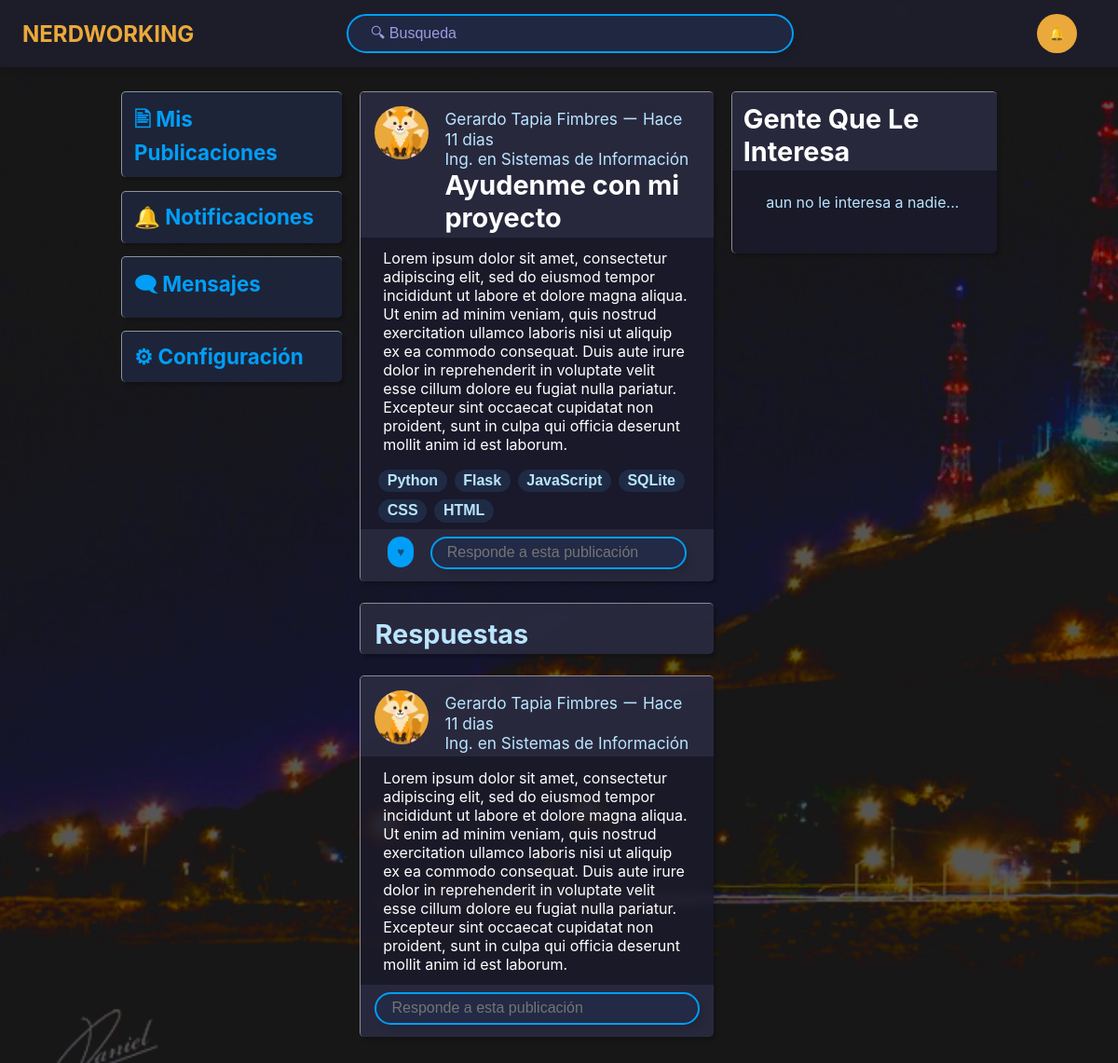
/post/1, run on the app's committed database.
### tables this page shows
CREATE TABLE usuario(
    matricula INTEGER UNIQUE NOT NULL,
    nombres TEXT NOT NULL, 
    apepaterno TEXT NOT NULL,
    apematerno TEXT DEFAULT '',
    semestre INTEGER DEFAULT 1,
    carrera TEXT NOT NULL CHECK(carrera IN ('Arquitectura', 'Ing. Agrónomo', 'Ing. Biomédica', 'Ing. Civil', 'Ing. en Ciencias Ambientales', 'Ing. en Energías Renovables', 'Ing. en Materiales', 'Ing. en Semiconductores', 'Ing. en Sistemas de Información', 'Ing. en Tecnología Electrónica', 'Ing. Industrial y de Sistemas', 'Ing. Mecatrónica', 'Ing. Metalúrgica', 'Ing. Minero', 'Ing. Químico', 'Lic. de Químico en Alimentos', 'Lic. en Administración', 'Lic. en Administración Pública', 'Lic. en Antropología', 'Lic. en Artes Escénicas', 'Lic. en Artes Plásticas', 'Lic. en Biología', 'Lic. en Ciencias de la Computación', 'Lic. en Ciencias de la Comunicación', 'Lic. en Ciencias Genómicas', 'Lic. en Ciencias Nutricionales', 'Lic. en Contaduría Pública', 'Lic. en Cultura Física y Deporte', 'Lic. en Derecho', 'Lic. en Diseño Gráfico', 'Lic. en Economía', 'Lic. en Educación', 'Lic. en Enfermería', 'Lic. en Enseñanza del Inglés', 'Lic. en Finanzas', 'Lic. en Física', 'Lic. en Física Médica', 'Lic. en Fisioterapia', 'Lic. en Geología', 'Lic. en Historia', 'Lic. en Lingüística', 'Lic. en Literaturas Hispánicas', 'Lic. en Logística', 'Lic. en Matemáticas', 'Lic. en Mercadotecnia', 'Lic. en Música', 'Lic. en Negocios y Comercio Internacionales', 'Lic. en Odontología', 'Lic. en Psicología', 'Lic. en Química', 'Lic. en Seguridad Pública', 'Lic. en Sociología', 'Lic. en Sustentabilidad', 'Lic. en Trabajo Social', 'Lic. en Turismo', 'Medicina', 'Médico Veterinario Zootecnista', 'Químico Biólogo Clínico')),
    correo TEXT AS (CONCAT('a', matricula, '@unison.mx')) STORED,
    psswrd TEXT NOT NULL,
    adminuser INTEGER CHECK(adminuser IN (0, 1)) DEFAULT 0
);

CREATE TABLE everyman(
    id INTEGER PRIMARY KEY,
    tipo TEXT CHECK(tipo IN ('Post', 'Anuncio', 'Perfil', 'Respuesta')) NOT NULL,
    titulo TEXT NOT NULL, 
    body TEXT NOT NULL,
    creator INTEGER DEFAULT NULL,
    imgfile TEXT DEFAULT NULL,
    edited INTEGER CHECK(edited IN (0, 1)) DEFAULT 0, 
    aceptable INTEGER CHECK(aceptable IN (0, 1)) DEFAULT 0,
    FOREIGN KEY (creator) REFERENCES usuario(matricula) ON DELETE CASCADE
);

CREATE TABLE tags(
    id INTEGER PRIMARY KEY,
    term TEXT NOT NULL,
    tsuku INTEGER NOT NULL,
    FOREIGN KEY (tsuku) REFERENCES everyman(id) ON DELETE CASCADE
);

### app.py (the view)
@app.route("/post/<int:id>")
def post(id):
    user, loggedin=get_user_login(session.get("matri", 0), session.get("password", ""))
    responded, responses = get_responses(id)
    post=get_post(id)
    return render_template("post.html", title=('NERDWORKING ー ' + post["titulo"]), user=user, loggedin=True, id=id, post=post, responded=responded, responses=responses, likes=get_likes(id))

### dbconn.py (called while the page is built)
def get_db():
    conn = sqlite3.connect("nerdworking.db")
    conn.row_factory = sqlite3.Row
    return conn

def get_post(id):
    return get_everyman("""
        SELECT p.id, p.titulo, p.body, p.creator, p.imgfile, CONCAT(u.nombres, ' ', u.apepaterno, ' ', u.apematerno), u.carrera, img.imgfile
        FROM everyman p
        LEFT JOIN usuario u ON u.matricula = p.creator
        JOIN everyman img ON img.creator = p.creator
        WHERE p.aceptable = 1 AND img.tipo = 'Perfil' AND p.tipo = 'Post' AND p.id = """ + str(id) + """;
    """, ["id", "titulo", "body", "creador", "imagen", "nombre", "carrera", "iconfile"], False, True, True)[0]

def get_responses(id):
    responses = get_everyman("""
        SELECT p.id, p.titulo, p.body, p.creator, p.imgfile, CONCAT(u.nombres, ' ', u.apepaterno, ' ', u.apematerno), u.carrera, img.imgfile
        FROM everyman p
        LEFT JOIN usuario u ON u.matricula = p.creator
        JOIN tiempo t ON t.everyman = p.id
        JOIN respuesta r ON r.response = p.id
        JOIN everyman img ON img.creator = p.creator
        WHERE p.tipo = 'Respuesta' AND img.tipo = 'Perfil' AND r.responded = """ + str(id) + """;
    """, ["id", "titulo", "body", "creador", "imagen", "nombre", "carrera", "iconfile"], False, True, False)
    return not not responses, responses

def get_likes(id):
    conn = get_db()
    cursor = conn.cursor()
    cursor.execute("SELECT u.matricula AS matricula, CONCAT(u.nombres, ' ', u.apepaterno, ' ', u.apematerno) AS nombre FROM interes i JOIN usuario u ON u.matricula = i.user WHERE interesado = 1 AND post = " + str(id) + ";")
    return cursor.fetchall()

def get_user_login(matri, password):
    conn = get_db()
    cursor = conn.cursor()
    cursor.execute("SELECT * FROM usuario WHERE matricula = " + str(matri) + ";")
    usu = {"matricula":0, "nombres":"", "apepaterno":"", "apematerno":"", "carrera":"", "correo":"", "psswrd":""}
    if cursor.rowcount == 0:
        usu = cursor.fetchone()
    return usu, usu.get("psswrd", "") == password

### templates/post.html
{% extends "header.html" %}
{% block posts %}
    <div class="card post mainpost">
    <div class="title"><div class="twoinone">
        <a href="{{url_for('userpage', id=post.creador)}}"><div style="background-image: url({{url_for('static', filename='img/icon.png')}});" class="usericon"></div></a>
        <div><a href="{{url_for('userpage', id=post.creador)}}"><div class="weaktext superweaktext" id="mainnamedatecareer">{{post.nombre}} ー {{post.tiempo}}<br>{{post.carrera}}</div></a>{{post.titulo}}</div>
    </div></div>
    <div class="bodytext">{{post.body}}</div>
    <div onclick="event.stopPropagation();"><div class="tags">
        {% for t in post.tags %}
            <a href="{{url_for('search_tags', search=t)}}"><button>{{ t }}</button></a>
        {% endfor %}
    </div>
    {% if loggedin %}
        <div class="answer">
            <button class="like" onclick="clicklike(this)">♥ <div class="meinteresa">Me interesa!</div></button>
            <input id="answer" class="writer answerwrite" onclick="openresponsemaker('{{ post.user }}')" type="text" placeholder="Responde a esta publicación" aria-label="Search">
        </div>
    {% endif %}
    </div></div>
    {% if responded %}
        <div class="card"><div class="title weaktext superweaktext">Respuestas</div></div>
        {% for r in responses %}
            <div class="card post">
                <div class="title"><div class="twoinone">
                    <a onclick="event.stopPropagation();" href="{{url_for('userpage', id=r.creador)}}"><div style="background-image: url({{url_for('static', filename='img/icon.png')}});" class="usericon"></div></a>
                    <div><a onclick="event.stopPropagation();" href="{{url_for('userpage', id=r.creador)}}"><div class="weaktext superweaktext">{{post.nombre}} ー {{post.tiempo}}<br>{{post.carrera}}</div></a>{{r.titulo}}</div>
                </div></div>
                <div class="bodytext">{{r.body}}</div>
                {% if loggedin %}
                    <div class="answer"></button><input id="answer" class="writer answerwrite answercomment" onclick="openresponsemaker('{{r.nombre}}')" type="text" placeholder="Responde a esta publicación" aria-label="Search"></div>
                {% endif %}
            </div>
        {% endfor %}
    {% endif %}
{% endblock %}
{% block news %}
    <div class="title">Gente Que Le Interesa</div><div class="bodytext">
    {% for l in likes %}
        <a href="{{url_for('userpage', id=l.matricula)}}">A {{l.nombre}} le interesa!</a><br>
    {% else %}
        <div class="nobodycare">aun no le interesa a nadie...</div><br>
    {% endfor %}
    </div>
{% endblock %}

### static/styles.css (style rules this page uses)
body { margin: 0%; background-color: rgba(21, 21, 33, 1); background-size: cover; background-attachment: fixed; box-sizing: border-box; font-family: Inter, Helvetica, "sans-serif"; }
a { text-decoration: none; color: inherit; }
a * { color: inherit; text-decoration: none; }
.writer { background-color: rgba(33, 43, 72, 0.8); border-color: rgb(0, 158, 247); backdrop-filter: blur(4px); box-shadow: 5px 5px 5px rgba(23, 23, 23, 0.2); border-radius: 150px; width: 100%; font-size: 100%; padding: 0.6em; padding-left: 1.5em; padding-right: 1.5em; border-style: solid; justify-self: center; color: rgb(205, 224, 245); box-sizing: border-box; }
.card { background-color: rgba(27, 27, 45, 0.8); backdrop-filter: blur(4px); border-radius: 5px; border-top: 1px solid rgba(255,255,255,0.5); border-left: 1px solid rgba(255,255,255,0.5); box-shadow: 3px 3px 3px rgba(0,0,0,0.2); color: #fff; margin-bottom: 6%; overflow-y: hidden; box-sizing: border-box; }
.card .title { background-color: rgba(43, 43, 64, 0.9); width: 100%; margin: 0; font-weight: bold; font-size: 180%; padding: 4%; padding-bottom: 1%; box-sizing: border-box; }
.card .bodytext { padding: 1.5em; padding-top: 0.8em; padding-bottom: 0.8em; }
.tags { padding: 5%; padding-top: 1%; padding-bottom: 2%; list-style: none; display: flex; flex-wrap: wrap; gap: 0.5rem; }
.tags button { font-size: 100%; padding: 0.2rem 0.6rem; background: rgba(33, 46, 72, 0.9); border-radius: 150px; font-weight: bold; border-style: none; color: rgb(185, 229, 255); }
.card .answer { background-color: rgba(43, 43, 64, 0.9); width: 100%; height: 3.5em; margin: 0; padding: 2%; padding-left: 4%; padding-right: 4%; box-sizing: border-box; text-align: center; }
.answerwrite { float: right; width: calc(79%);; padding: 0.4em; padding-left: 1em; padding-right: 1em; margin-right: 4%; }
.writer.answerwrite.answercomment { width: 100%; float: none; justify-self: center; }
.like { background-color: rgb(0, 158, 247); color: rgba(33, 43, 72, 0.7); white-space: nowrap; overflow: hidden; border-style: none; border-radius: 200px; padding: 2%; height: 2.5em; min-width: 8%; width: 8%; margin-left: 4%; float: left; font-weight: bold; }
.twoinone { display: grid; grid-template-columns: 1fr 3fr; gap: 5%; }
.post .twoinone, .iteminblockage, .twoinone { grid-template-columns: 1fr 8fr; }
.usericon { width: 4em; height: 4em; border-radius: 100%; background-color: rgb(234, 169, 58); background-size: cover; }
.post .usericon, .iteminblockage .usericon { width: 2em; height: 2em; }
.weaktext { font-size: 60%; font-weight: lighter; }
.superweaktext { color: rgb(185, 229, 255); }
.nobodycare { padding: 5%; color: rgb(185, 229, 255); }

### data on the page
usuario: carrera "Ing. en Sistemas de Información"
everyman: titulo "Ayudenme con mi proyecto", body "Lorem ipsum dolor sit amet, consectetur adipiscing elit, sed do eiusmod tempor incididunt ut labore et dolore magna aliqua. Ut enim ad minim veniam, quis nostrud exercitation ullamco laboris nisi ut aliquip ex ea commodo consequat. Duis aute irure dolor in reprehenderit in voluptate velit esse cillum dolore eu fugiat nulla pariatur. Excepteur sint occaecat cupidatat non proident, sunt in culpa qui officia deserunt mollit anim id est laborum."
tags: term "Python"
tags: term "Flask"
tags: term "JavaScript"
tags: term "SQLite"
tags: term "CSS"
tags: term "HTML"
everyman: nombre "Gerardo Tapia Fimbres", tiempo "Hace 11 dias", body "Lorem ipsum dolor sit amet, consectetur adipiscing elit, sed do eiusmod tempor incididunt ut labore et dolore magna aliqua. Ut enim ad minim veniam, quis nostrud exercitation ullamco laboris nisi ut aliquip ex ea commodo consequat. Duis aute irure dolor in reprehenderit in voluptate velit esse cillum dolore eu fugiat nulla pariatur. Excepteur sint occaecat cupidatat non proident, sunt in culpa qui officia deserunt mollit anim id est laborum."

### other printed values
{{ post.nombre }} "Gerardo Tapia Fimbres"
{{ post.tiempo }} "Hace 11 dias"
